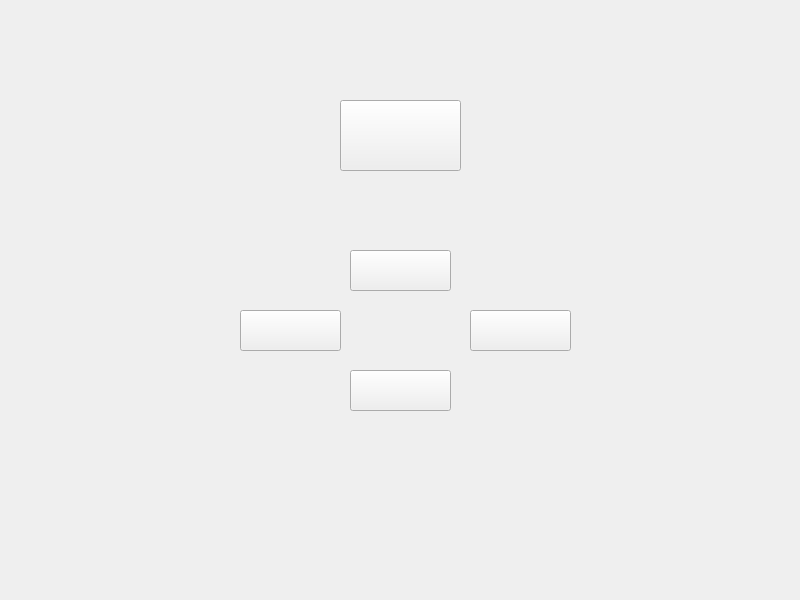
<?xml version="1.0" encoding="UTF-8"?>
<ui version="4.0">
 <class>Widget</class>
 <widget class="QWidget" name="Widget">
  <property name="geometry">
   <rect>
    <x>0</x>
    <y>0</y>
    <width>800</width>
    <height>600</height>
   </rect>
  </property>
  <property name="windowTitle">
   <string>Widget</string>
  </property>
  <widget class="QPushButton" name="pushButton_up">
   <property name="geometry">
    <rect>
     <x>350</x>
     <y>250</y>
     <width>101</width>
     <height>41</height>
    </rect>
   </property>
   <property name="text">
    <string/>
   </property>
  </widget>
  <widget class="QPushButton" name="pushButton_target">
   <property name="geometry">
    <rect>
     <x>340</x>
     <y>100</y>
     <width>121</width>
     <height>71</height>
    </rect>
   </property>
   <property name="text">
    <string/>
   </property>
  </widget>
  <widget class="QPushButton" name="pushButton_left">
   <property name="geometry">
    <rect>
     <x>240</x>
     <y>310</y>
     <width>101</width>
     <height>41</height>
    </rect>
   </property>
   <property name="text">
    <string/>
   </property>
  </widget>
  <widget class="QPushButton" name="pushButton_down">
   <property name="geometry">
    <rect>
     <x>350</x>
     <y>370</y>
     <width>101</width>
     <height>41</height>
    </rect>
   </property>
   <property name="text">
    <string/>
   </property>
  </widget>
  <widget class="QPushButton" name="pushButton_right">
   <property name="geometry">
    <rect>
     <x>470</x>
     <y>310</y>
     <width>101</width>
     <height>41</height>
    </rect>
   </property>
   <property name="text">
    <string/>
   </property>
  </widget>
 </widget>
 <resources/>
 <connections/>
</ui>
